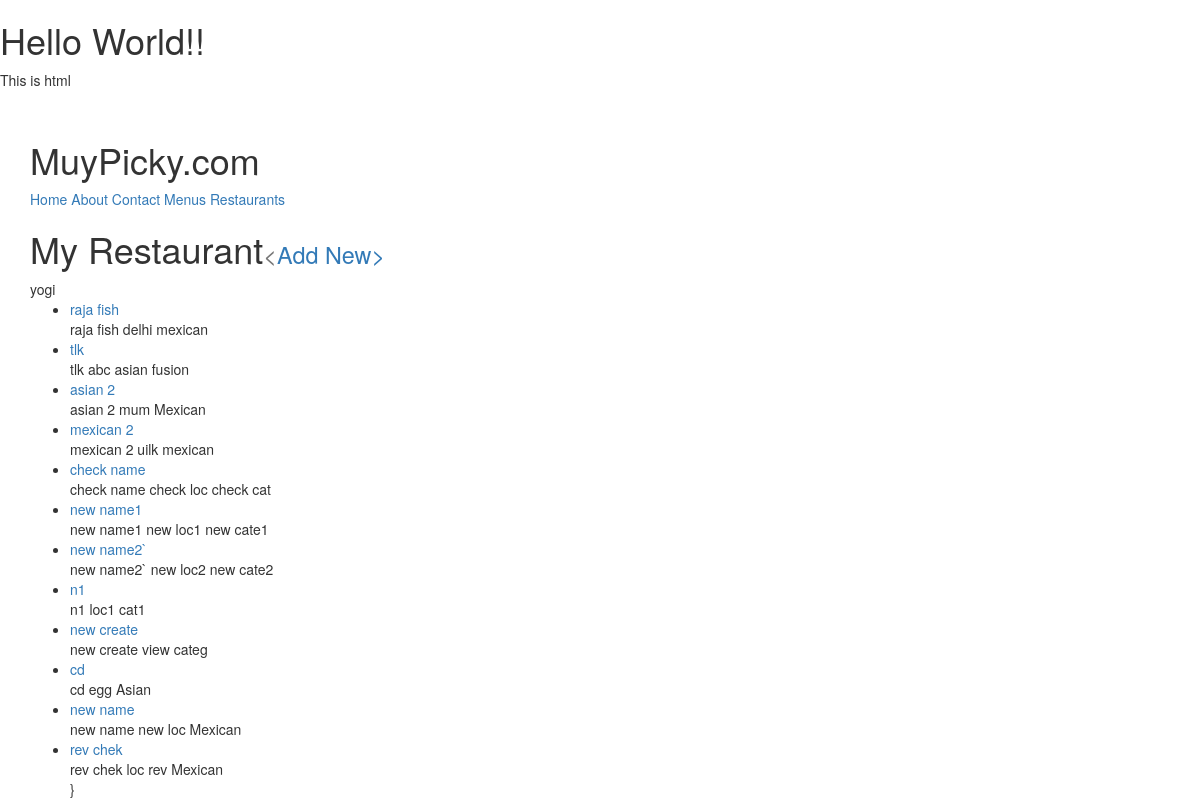
The page /restaurants/ (signed in) on the database its author committed.
### restaurants/models.py (models this page shows, shortened)
class RestaurantLocation(models.Model):
	owner = models.ForeignKey(User, on_delete=models.CASCADE)
	name = models.CharField(max_length=120)
	location = models.CharField(max_length=120, null=True, blank=True)
	category = models.CharField(max_length=120, null=True, blank=True, validators=[validate_category])
	timestamp= models.DateTimeField(default=datetime.now,blank=True)
	slug = models.SlugField(null=True, blank=True)
	def __str__(self):
		return self.name
	def get_absolute_url(self):
		return reverse('restaurants:detail', kwargs= { 'slug': self.slug })

### restaurants/views.py (the view)
# urls.py: url(r'$', RestaurantListView.as_view(), name='list'),
class RestaurantListView(LoginRequiredMixin, ListView):
	def get_queryset(self):
		return RestaurantLocation.objects.filter(owner=self.request.user)

### restaurants/templates/restaurants/restaurantlocation_list.html
{% extends "base.html" %}
{% block content %}
<h1>My Restaurant<small><<a href='{% url "restaurants:create" %}'>Add New></a></small></h1>
yogi
<ul>
	{% for obj in object_list %}
	<li><a href='{{ obj.get_absolute_url }}'>{{ obj }}</a><br/>
	 {{obj.name}} {{ obj.location }} {{ obj.category }}</li>
{% empty %}
	<li><a href='{% url "restaurants:create" %}'>Add One</a></li>
    {% endfor %}
}
</ul>
{% endblock  %}

### templates/base.html (shortened to what this page needs)
<!DOCTYPE html>
<html lang=en>
<head>
{% include 'snippets/css.html' %}
</head>
<body>
<h1>Hello World!!</h1>
<p>This is html </p>
<br>
{% include 'snippets/nav.html' %}
<div class='container'>
	{% block content %}
	{% endblock content %}
</div>
</body>
</html>

### templates/snippets/css.html (shortened to what this page needs)
<link rel="stylesheet" href="https://maxcdn.bootstrapcdn.com/bootstrap/3.3.7/css/bootstrap.min.css">
<link rel="stylesheet" href="https://maxcdn.bootstrapcdn.com/bootstrap/3.3.7/css/bootstrap-theme.min.css">

### templates/snippets/nav.html
<div class='container'>
<h1>MuyPicky.com</h1>
<a href='{% url "home" %}'>Home</a>
<a href='{% url "about" %}'>About</a>
<a href='{% url "contact" %}'>Contact</a>
{% if request.user.is_authenticated %}
<a href='{% url "menus:list" %}'>Menus</a>
<a href='{% url "restaurants:list" %}'>Restaurants</a>
{% endif %}
</div>

### rows shown on the page
RestaurantLocation: name "raja fish", location "delhi", category "mexican"
RestaurantLocation: name "tlk", location "abc", category "asian fusion"
RestaurantLocation: name "asian 2", location "mum", category "Mexican"
RestaurantLocation: name "mexican 2", location "uilk", category "mexican"
RestaurantLocation: name "check name", location "check loc", category "check cat"
RestaurantLocation: name "new name1", location "new loc1", category "new cate1"
RestaurantLocation: name "new name2`", location "new loc2", category "new cate2"
RestaurantLocation: name "n1", location "loc1", category "cat1"
RestaurantLocation: name "new create", location "view", category "categ"
RestaurantLocation: name "cd", location "egg", category "Asian"
RestaurantLocation: name "new name", location "new loc", category "Mexican"
RestaurantLocation: name "rev chek", location "loc rev", category "Mexican"
